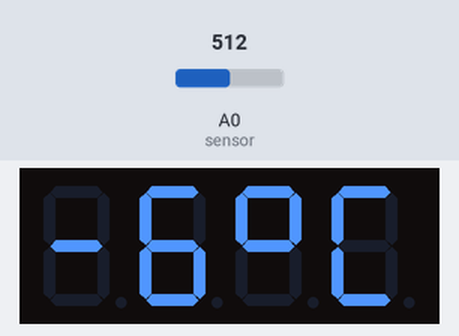
Bench run of a sketch on a simulated Arduino Uno, built with avr-gcc and run on an emulated ATmega328P. On the bench: 4-digit seven-segment display. Inputs (shaded band) come from the test bench; at power-on: A0 (sensor) = 512.

Above: at 1.8 s.
1.9 s: A0 (sensor) set to 536
At 3.1 s:
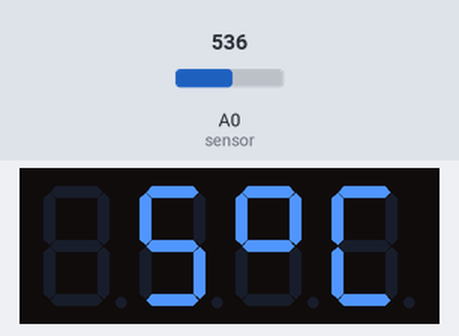
3.5 s: A0 (sensor) set to 716
At 4.5 s:
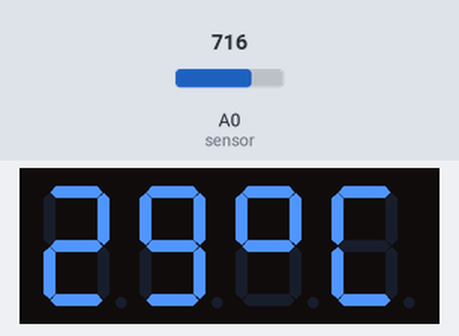
5.6 s: A0 (sensor) set to 668
At 7.0 s:
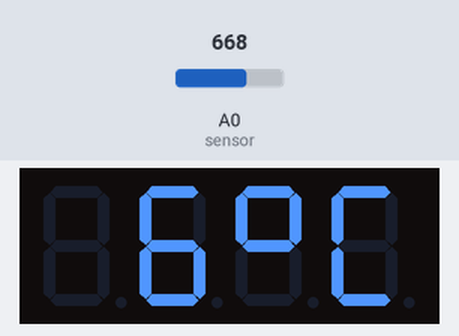
7.7 s: A0 (sensor) set to 643
Timing chart, 0 to 10.7 s (numbered marks = the images above; inputs shaded):
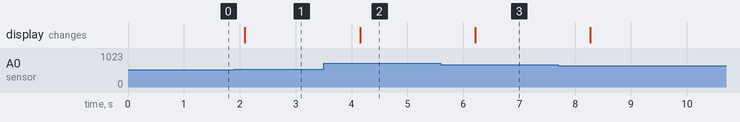

Measured:
- the behaviour switches between 522 and 523 on A0 (sensor) (found by bisection; images 0 and 1)
- after the input at 1.9 s, the display: changes after 0.19 s (image 1)
- after the input at 3.5 s, the display: changes after 0.65 s (image 2)
- after the input at 5.6 s, the display: changes after 0.61 s (image 3)

The sketch:

Display_TM1637.ino
```cpp
int tempc;
int vout;
#define sensor A0
#include "Display.h"


void setup()
{
}

void loop()
{
display.setBrightness(0x0ff);
vout = analogRead(sensor);
tempc =(vout*500)/1024;

pantalla ();

}
```

Display.h
```cpp
#include <Arduino.h>
#include <TM1637Display.h>

// Module connection pins (Digital Pins)
#define CLK 2
#define DIO 3

// The amount of time (in milliseconds) between tests
#define TEST_DELAY   2000

const uint8_t C[] = {
  SEG_B | SEG_A | SEG_F | SEG_G,           // °
  SEG_A | SEG_D | SEG_E | SEG_F,   // C
    };
TM1637Display display(CLK, DIO);

void pantalla (){
  display.showNumberDec(tempc,false,2,0);
display.setSegments(C,2,2);
delay(1000);
}


 //display.clear(); /// limpia lo q estaba en la pantalla.


//  int k;
//  uint8_t data[] = { 0xff, 0xff, 0xff, 0xff };
//  uint8_t blank[] = { 0x00, 0x00, 0x00, 0x00 };
//  display.setBrightness(0x0f);    // ajusta el brillo con valor hex de 0 a 15. 0f es 15.
//
//  // All segments on
//  display.setSegments(data);
//  delay(TEST_DELAY);
//
//  // Selectively set different digits
//  data[0] = display.encodeDigit(0);
//  data[1] = display.encodeDigit(1);
//  data[2] = display.encodeDigit(2);
//  data[3] = display.encodeDigit(3);
//  display.setSegments(data);
//  delay(TEST_DELAY);
//
//  /*
//  for(k = 3; k >= 0; k--) {
//  display.setSegments(data, 1, k);
//  delay(TEST_DELAY);
//  }
//  */
//
//  display.clear();
//  display.setSegments(data+2, 2, 2);
//  delay(TEST_DELAY);
//
//  display.clear();
//  display.setSegments(data+2, 2, 1);
//  delay(TEST_DELAY);
//
//  display.clear();
//  display.setSegments(data+1, 3, 1);
//  delay(TEST_DELAY);
//
//
//  // Show decimal numbers with/without leading zeros
//  display.showNumberDec(0, false); // Expect: ___0
//  delay(TEST_DELAY);
//  display.showNumberDec(0, true);  // Expect: 0000
//  delay(TEST_DELAY);
//  display.showNumberDec(1, false); // Expect: ___1
//  delay(TEST_DELAY);
//  display.showNumberDec(1, true);  // Expect: 0001
//  delay(TEST_DELAY);
//  display.showNumberDec(301, false); // Expect: _301
//  delay(TEST_DELAY);
//  display.showNumberDec(301, true); // Expect: 0301
//  delay(TEST_DELAY);
//  display.clear();
//  display.showNumberDec(14, false, 2, 1); // Expect: _14_
//  delay(TEST_DELAY);
//  display.clear();
//  display.showNumberDec(4, true, 2, 2);  // Expect: 04__
//  delay(TEST_DELAY);
//  display.showNumberDec(-1, false);  // Expect: __-1
//  delay(TEST_DELAY);
//  display.showNumberDec(-12);        // Expect: _-12
//  delay(TEST_DELAY);
//  display.showNumberDec(-999);       // Expect: -999
//  delay(TEST_DELAY);
//  display.clear();
//  display.showNumberDec(-5, false, 3, 0); // Expect: _-5_
//  delay(TEST_DELAY);
//  display.showNumberHexEx(0xf1af);        // Expect: f1Af
//  delay(TEST_DELAY);
//  display.showNumberHexEx(0x2c);          // Expect: __2C
//  delay(TEST_DELAY);
//  display.showNumberHexEx(0xd1, 0, true); // Expect: 00d1
//  delay(TEST_DELAY);
//  display.clear();
//  display.showNumberHexEx(0xd1, 0, true, 2); // Expect: d1__
//  delay(TEST_DELAY);
//
//  // Run through all the dots
//  for(k=0; k <= 4; k++) {
//    display.showNumberDecEx(0, (0x80 >> k), true);
//    delay(TEST_DELAY);
//  }
//
//  // Brightness Test
//  for(k = 0; k < 4; k++)
//  data[k] = 0xff;
//  for(k = 0; k < 7; k++) {
//    display.setBrightness(k);
//    display.setSegments(data);
//    delay(TEST_DELAY);
//  }
//
//  // On/Off test
//  for(k = 0; k < 4; k++) {
//    display.setBrightness(7, false);  // Turn off
//    display.setSegments(data);
//    delay(TEST_DELAY);
//    display.setBrightness(7, true); // Turn on
//    display.setSegments(data);
//    delay(TEST_DELAY);
//  }
//
//
//  // Done!
//  display.setSegments(SEG_DONE);
//
//  while(1);
```
